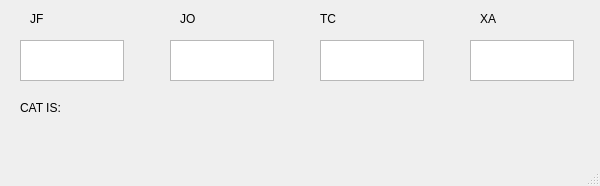
<?xml version="1.0" encoding="UTF-8"?>
<ui version="4.0">
 <class>MainWindow</class>
 <widget class="QMainWindow" name="MainWindow">
  <property name="geometry">
   <rect>
    <x>0</x>
    <y>0</y>
    <width>600</width>
    <height>186</height>
   </rect>
  </property>
  <property name="windowTitle">
   <string>MainWindow</string>
  </property>
  <widget class="QWidget" name="centralwidget">
   <widget class="QTextEdit" name="jfScoreboard">
    <property name="geometry">
     <rect>
      <x>20</x>
      <y>40</y>
      <width>104</width>
      <height>41</height>
     </rect>
    </property>
   </widget>
   <widget class="QTextEdit" name="joScoreboard">
    <property name="geometry">
     <rect>
      <x>170</x>
      <y>40</y>
      <width>104</width>
      <height>41</height>
     </rect>
    </property>
   </widget>
   <widget class="QTextEdit" name="tcScoreboard">
    <property name="geometry">
     <rect>
      <x>320</x>
      <y>40</y>
      <width>104</width>
      <height>41</height>
     </rect>
    </property>
   </widget>
   <widget class="QTextEdit" name="xaScoreboard">
    <property name="geometry">
     <rect>
      <x>470</x>
      <y>40</y>
      <width>104</width>
      <height>41</height>
     </rect>
    </property>
   </widget>
   <widget class="QLabel" name="label">
    <property name="geometry">
     <rect>
      <x>30</x>
      <y>10</y>
      <width>54</width>
      <height>17</height>
     </rect>
    </property>
    <property name="text">
     <string>JF</string>
    </property>
   </widget>
   <widget class="QLabel" name="label_2">
    <property name="geometry">
     <rect>
      <x>180</x>
      <y>10</y>
      <width>54</width>
      <height>17</height>
     </rect>
    </property>
    <property name="text">
     <string>JO</string>
    </property>
   </widget>
   <widget class="QLabel" name="label_3">
    <property name="geometry">
     <rect>
      <x>320</x>
      <y>10</y>
      <width>54</width>
      <height>17</height>
     </rect>
    </property>
    <property name="text">
     <string>TC</string>
    </property>
   </widget>
   <widget class="QLabel" name="label_4">
    <property name="geometry">
     <rect>
      <x>480</x>
      <y>10</y>
      <width>54</width>
      <height>17</height>
     </rect>
    </property>
    <property name="text">
     <string>XA</string>
    </property>
   </widget>
   <widget class="QLabel" name="catLabel">
    <property name="geometry">
     <rect>
      <x>20</x>
      <y>100</y>
      <width>141</width>
      <height>16</height>
     </rect>
    </property>
    <property name="text">
     <string>CAT IS: </string>
    </property>
   </widget>
  </widget>
  <widget class="QMenuBar" name="menubar">
   <property name="geometry">
    <rect>
     <x>0</x>
     <y>0</y>
     <width>600</width>
     <height>27</height>
    </rect>
   </property>
  </widget>
  <widget class="QStatusBar" name="statusbar"/>
 </widget>
 <resources/>
 <connections/>
</ui>
